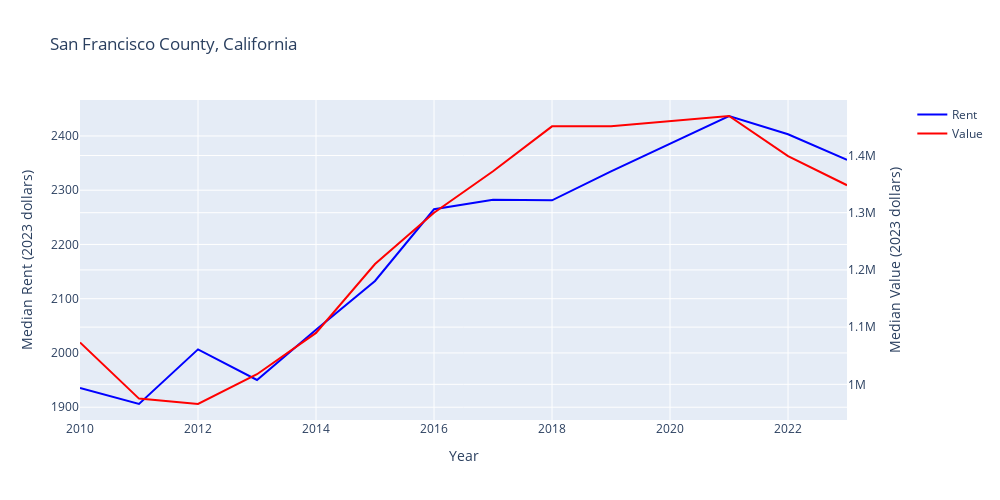
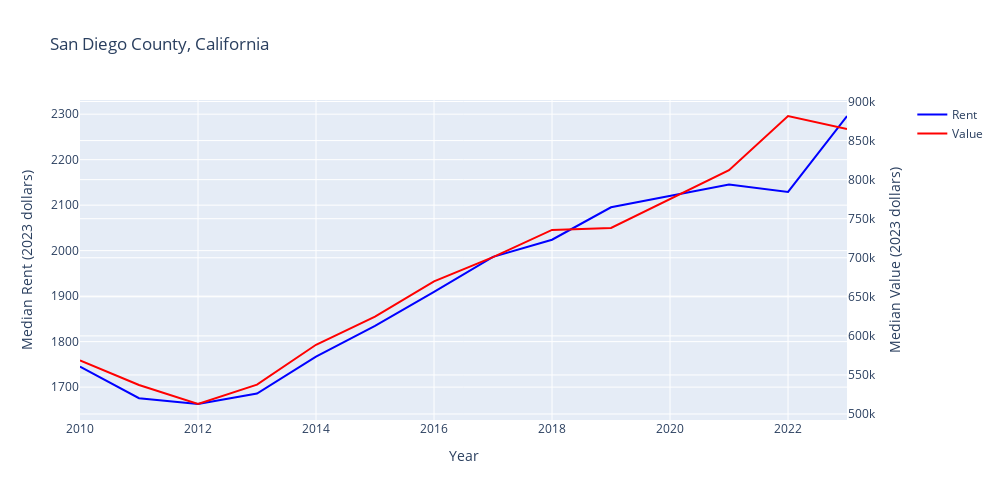
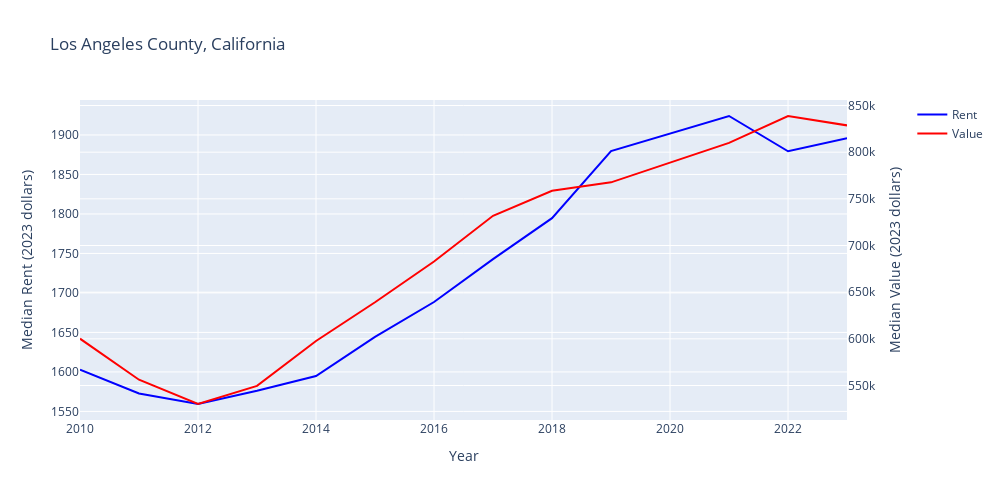
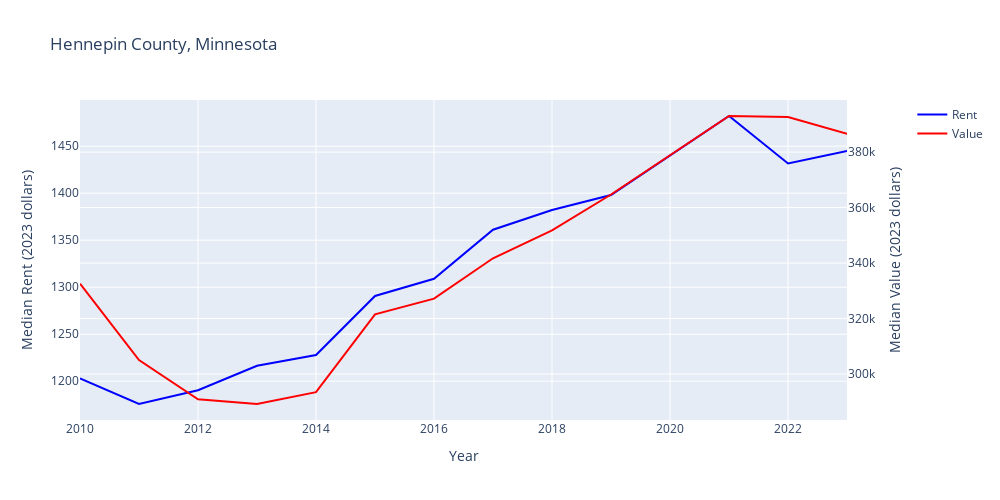

The code cell stored with these charts, in order, in its notebook:
### Code cell
for plot_county in plot_counties:
    df = census_wide.loc[census_wide['Name'] == plot_county].copy()

    # Convert above plot to Plotly showing both lines on independent y axes
    fig = plotly.subplots.make_subplots(specs=[[{"secondary_y": True}]])
    fig.add_trace(go.Scatter(x=df['Year'], y=df['Median Rent ({} dollars)'.format(cpi.LATEST_YEAR)], mode='lines', name='Rent', line=dict(color='blue')), secondary_y=False)
    fig.add_trace(go.Scatter(x=df['Year'], y=df['Median Value ({} dollars)'.format(cpi.LATEST_YEAR)], mode='lines', name='Value', line=dict(color='red')), secondary_y=True)
    fig.update_layout(width=1000, height=500)
    fig.update_xaxes(title_text='Year')
    fig.update_yaxes(title_text='Median Rent ({} dollars)'.format(cpi.LATEST_YEAR), secondary_y=False)
    fig.update_yaxes(title_text='Median Value ({} dollars)'.format(cpi.LATEST_YEAR), secondary_y=True)
    fig.update_layout(title=plot_county)
    fig.show()

### Figure 1 — Plotly figure (JSON) as saved in the notebook; plotly's stock layout.template omitted (floating-point values rounded to 4 significant figures)
{"data": [{"line": {"color": "blue"}, "mode": "lines", "name": "Rent", "type": "scatter", "x": [2010, 2011, 2012, 2013, 2014, 2015, 2016, 2017, 2018, 2019, 2021, 2022, 2023], "xaxis": "x", "y": [1935.0, 1906.0, 2007.0, 1950.0, 2043.0, 2133.0, 2265.0, 2282.0, 2281.0, 2335.0, 2437.0, 2403.0, 2356], "yaxis": "y"}, {"line": {"color": "red"}, "mode": "lines", "name": "Value", "type": "scatter", "x": [2010, 2011, 2012, 2013, 2014, 2015, 2016, 2017, 2018, 2019, 2021, 2022, 2023], "xaxis": "x", "y": [1073000.0, 975000.0, 965600.0, 1018000.0, 1090000.0, 1210000.0, 1300000.0, 1372000.0, 1451000.0, 1451000.0, 1469000.0, 1399000.0, 1348000], "yaxis": "y2"}], "layout": {"height": 500, "title": {"text": "San Francisco County, California"}, "width": 1000, "xaxis": {"anchor": "y", "domain": [0, 0.94], "title": {"text": "Year"}}, "yaxis": {"anchor": "x", "domain": [0, 1], "title": {"text": "Median Rent (2023 dollars)"}}, "yaxis2": {"anchor": "x", "overlaying": "y", "side": "right", "title": {"text": "Median Value (2023 dollars)"}}}}

### Figure 2 — Plotly figure (JSON) as saved in the notebook; plotly's stock layout.template omitted (floating-point values rounded to 4 significant figures)
{"data": [{"line": {"color": "blue"}, "mode": "lines", "name": "Rent", "type": "scatter", "x": [2010, 2011, 2012, 2013, 2014, 2015, 2016, 2017, 2018, 2019, 2021, 2022, 2023], "xaxis": "x", "y": [1745.0, 1676.0, 1663.0, 1686.0, 1767.0, 1835.0, 1909.0, 1986.0, 2024.0, 2095.0, 2146.0, 2129.0, 2296], "yaxis": "y"}, {"line": {"color": "red"}, "mode": "lines", "name": "Value", "type": "scatter", "x": [2010, 2011, 2012, 2013, 2014, 2015, 2016, 2017, 2018, 2019, 2021, 2022, 2023], "xaxis": "x", "y": [568700.0, 537100.0, 512800.0, 537600.0, 588600.0, 624700.0, 669800.0, 700800.0, 735600.0, 738100.0, 812100.0, 881400.0, 864900], "yaxis": "y2"}], "layout": {"height": 500, "title": {"text": "San Diego County, California"}, "width": 1000, "xaxis": {"anchor": "y", "domain": [0, 0.94], "title": {"text": "Year"}}, "yaxis": {"anchor": "x", "domain": [0, 1], "title": {"text": "Median Rent (2023 dollars)"}}, "yaxis2": {"anchor": "x", "overlaying": "y", "side": "right", "title": {"text": "Median Value (2023 dollars)"}}}}

### Figure 3 — Plotly figure (JSON) as saved in the notebook; plotly's stock layout.template omitted (floating-point values rounded to 4 significant figures)
{"data": [{"line": {"color": "blue"}, "mode": "lines", "name": "Rent", "type": "scatter", "x": [2010, 2011, 2012, 2013, 2014, 2015, 2016, 2017, 2018, 2019, 2021, 2022, 2023], "xaxis": "x", "y": [1603.0, 1573.0, 1559.0, 1576.0, 1595.0, 1644.0, 1689.0, 1743.0, 1795.0, 1880.0, 1924.0, 1879.0, 1896], "yaxis": "y"}, {"line": {"color": "red"}, "mode": "lines", "name": "Value", "type": "scatter", "x": [2010, 2011, 2012, 2013, 2014, 2015, 2016, 2017, 2018, 2019, 2021, 2022, 2023], "xaxis": "x", "y": [600200.0, 556200.0, 530200.0, 549600.0, 597700.0, 639200.0, 682900.0, 731800.0, 758600.0, 767700.0, 810000.0, 838800.0, 828700], "yaxis": "y2"}], "layout": {"height": 500, "title": {"text": "Los Angeles County, California"}, "width": 1000, "xaxis": {"anchor": "y", "domain": [0, 0.94], "title": {"text": "Year"}}, "yaxis": {"anchor": "x", "domain": [0, 1], "title": {"text": "Median Rent (2023 dollars)"}}, "yaxis2": {"anchor": "x", "overlaying": "y", "side": "right", "title": {"text": "Median Value (2023 dollars)"}}}}

### Figure 4 — Plotly figure (JSON) as saved in the notebook; plotly's stock layout.template omitted (floating-point values rounded to 4 significant figures)
{"data": [{"line": {"color": "blue"}, "mode": "lines", "name": "Rent", "type": "scatter", "x": [2010, 2011, 2012, 2013, 2014, 2015, 2016, 2017, 2018, 2019, 2021, 2022, 2023], "xaxis": "x", "y": [1203.0, 1176.0, 1190.0, 1216.0, 1228.0, 1291.0, 1309.0, 1361.0, 1382.0, 1398.0, 1482.0, 1432.0, 1445], "yaxis": "y"}, {"line": {"color": "red"}, "mode": "lines", "name": "Value", "type": "scatter", "x": [2010, 2011, 2012, 2013, 2014, 2015, 2016, 2017, 2018, 2019, 2021, 2022, 2023], "xaxis": "x", "y": [332600.0, 305100.0, 290900.0, 289200.0, 293500.0, 321500.0, 327200.0, 341700.0, 351800.0, 364700.0, 393000.0, 392600.0, 386600], "yaxis": "y2"}], "layout": {"height": 500, "title": {"text": "Hennepin County, Minnesota"}, "width": 1000, "xaxis": {"anchor": "y", "domain": [0, 0.94], "title": {"text": "Year"}}, "yaxis": {"anchor": "x", "domain": [0, 1], "title": {"text": "Median Rent (2023 dollars)"}}, "yaxis2": {"anchor": "x", "overlaying": "y", "side": "right", "title": {"text": "Median Value (2023 dollars)"}}}}
